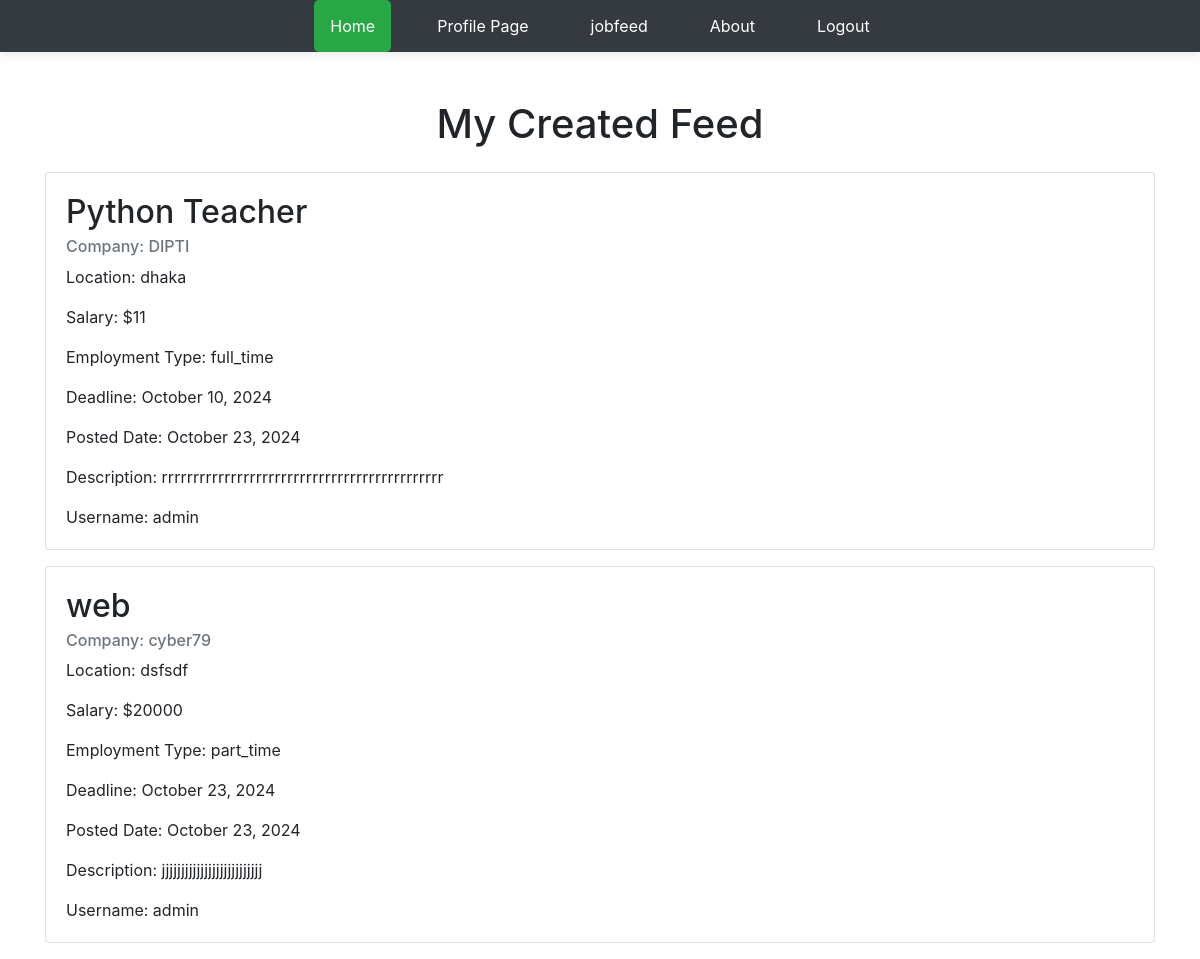
Screenshot of /createdJob/ (signed in) with the database file from the repository.
### myapp/models.py (models this page shows, shortened)
class JobModel(models.Model):
    JOB_TYPE_CHOICES=[
        ('full_time', 'Full Time'),
        ('part_time', 'Part Time'),
        ('contract', 'Contract'),
        ('internship', 'Internship'),
        ('temporary', 'Temporary'),
    ]
    user=models.ForeignKey(CustomUser,null=True,blank=True,on_delete=models.CASCADE)
    job_title = models.CharField(max_length=200, null=True, blank=True)
    company_name = models.CharField(max_length=200, null=True, blank=True)
    location = models.CharField(max_length=200, null=True, blank=True)
    description = models.TextField(null=True, blank=True)
    salary = models.PositiveIntegerField(null=True, blank=True)
    employment_type = models.CharField(max_length=50, choices=JOB_TYPE_CHOICES, null=True, blank=True)
    posted_date = models.DateTimeField(auto_now_add=True)
    update_date = models.DateTimeField(auto_now=True)
    application_deadline = models.DateTimeField(null=True, blank=True)

class CustomUser(AbstractUser):
    USER=[
        ('recruiter','Recruiter'),
        ('seeker','Seeker'),
    ]
    usertype=models.CharField(choices=USER,null=True,max_length=100)

### myproject/views.py (the view)
# urls.py: path('createdJob/', createdJob, name='createdJob'),
@login_required
def createdJob(request):
    current_user=request.user
    job=JobModel.objects.filter(user=current_user)
    context={
        "Job":job
    }
    return render(request,"createdJob.html",context)

### Templates/createdJob.html (shortened to what this page needs)
{% extends 'base.html' %}
{% block body %}
<link rel="stylesheet" href="https://stackpath.bootstrapcdn.com/bootstrap/4.5.2/css/bootstrap.min.css">
<div class="container mt-5">
    <h1 class="text-center mb-4">My Created Feed</h1>
    <div class="job-list">
        {% for i in Job %}
        <div class="card mb-3">
            <div class="card-body">
                <h2 class="card-title">{{ i.job_title }}</h2>
                <h6 class="card-subtitle mb-2 text-muted">Company: {{ i.company_name }}</h6>
                <p class="card-text">Location: {{ i.location }}</p>
                <p class="card-text">Salary: ${{ i.salary|default:"Not specified" }}</p>
                <p class="card-text">Employment Type: {{ i.employment_type }}</p>
                <p class="card-text">Deadline: {{ i.application_deadline|date:"F j, Y" }}</p>
                <p class="card-text">Posted Date: {{ i.posted_date|date:"F j, Y" }}</p>
                <p class="card-text">Description: {{ i.description }}</p>
                <p class="card-text">Username: {{ i.user.username }}</p>
            </div>
        </div>
        {% endfor %}
    </div>
</div>
{% endblock body %}

### Templates/navbar.html (style rules this page uses)
body { font-family: Arial, sans-serif; background-color: #e9ecef; margin: 0; }

### Templates/createdJob.html (style rules this page uses)
body { background-color: #f4f4f4; }
.card { transition: transform 0.2s; }

### rows the page displays
JobModel: job_title "Python Teacher", company_name "DIPTI", location "dhaka", salary "11", employment_type "full_time", application_deadline "October 10, 2024", posted_date "October 23, 2024", description "rrrrrrrrrrrrrrrrrrrrrrrrrrrrrrrrrrrrrrrrrrrrr", user.username "admin"
JobModel: job_title "web", company_name "cyber79", location "dsfsdf", salary "20000", employment_type "part_time", application_deadline "October 23, 2024", posted_date "October 23, 2024", description "jjjjjjjjjjjjjjjjjjjjjjjjjj", user.username "admin"
